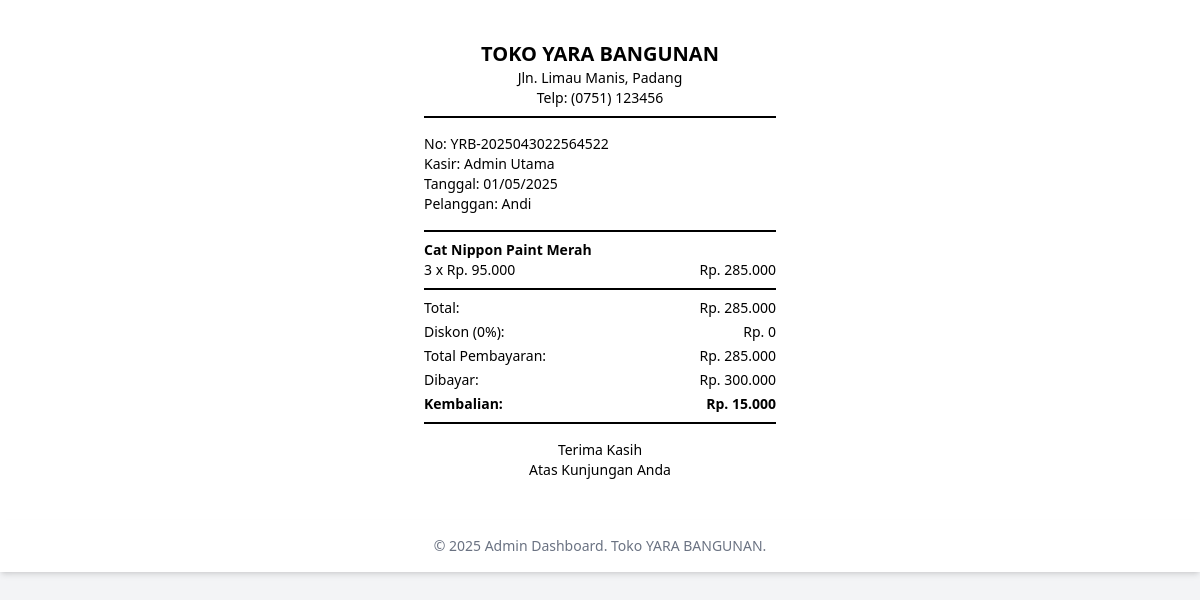
/modul/penjualan/detail.php?id=7 (signed in), run on the app's committed database.
### tables this page shows
CREATE TABLE `penjualan` (
  `id_penjualan` int(11) NOT NULL,
  `no_faktur_penjualan` varchar(50) NOT NULL,
  `id_pelanggan` int(11) DEFAULT NULL,
  `id_pengguna` int(11) NOT NULL,
  `tanggal` date DEFAULT NULL,
  `total_harga` decimal(15,2) DEFAULT 0.00,
  `diskon` decimal(15,2) DEFAULT 0.00,
  `dibayar` decimal(15,2) DEFAULT 0.00,
  `kembalian` decimal(15,2) DEFAULT 0.00,
  `status_dihapus` tinyint(1) DEFAULT 0
);

CREATE TABLE `pengguna` (
  `id_pengguna` int(11) NOT NULL,
  `username_pengguna` varchar(50) NOT NULL,
  `password_pengguna` varchar(255) NOT NULL,
  `nama_lengkap_pengguna` varchar(100) NOT NULL,
  `role_pengguna` enum('admin','kasir','pemilik') NOT NULL,
  `nohp_pengguna` varchar(15) DEFAULT NULL,
  `jenis_kelamin_pengguna` enum('L','P') DEFAULT NULL,
  `alamat_pengguna` text DEFAULT NULL,
  `status_dihapus` tinyint(4) DEFAULT NULL
);

CREATE TABLE `pelanggan` (
  `id_pelanggan` int(11) NOT NULL,
  `nama_pelanggan` varchar(100) NOT NULL,
  `no_hp_pelanggan` varchar(20) DEFAULT NULL,
  `alamat_pelanggan` text DEFAULT NULL,
  `status_dihapus` tinyint(1) DEFAULT 0
);

CREATE TABLE `penjualan_detail` (
  `id_penjualan_detail` int(11) NOT NULL,
  `id_penjualan` int(11) DEFAULT NULL,
  `id_barang` int(11) DEFAULT NULL,
  `qty` int(11) DEFAULT 0,
  `harga_satuan` decimal(15,2) DEFAULT 0.00,
  `harga_modal` decimal(15,2) DEFAULT 0.00,
  `subtotal` decimal(15,2) DEFAULT 0.00,
  `status_dihapus` tinyint(1) DEFAULT 0
);

CREATE TABLE `barang` (
  `id_barang` int(11) NOT NULL,
  `kode_barang` varchar(50) NOT NULL,
  `nama_barang` varchar(100) NOT NULL,
  `kategori_id` int(11) DEFAULT NULL,
  `satuan_id` int(11) DEFAULT NULL,
  `stok` int(11) DEFAULT 0,
  `stok_minimum` int(11) DEFAULT 0,
  `harga_beli` decimal(15,2) DEFAULT 0.00,
  `harga_jual` decimal(15,2) DEFAULT 0.00,
  `deskripsi` text DEFAULT NULL,
  `status_dihapus` tinyint(1) DEFAULT 0
);

### modul/penjualan/detail.php (the view, shortened to what this page needs)
<?php
    include '../../cek_login.php';
?>
<?php include '../../layout/header.php'; ?>
    <main class="flex-1 p-4 sm:p-6 bg-white">
        <?php
            $id_penjualan = (int)$_GET['id'];
            $query = "SELECT p.*, pl.nama_pelanggan, pl.alamat_pelanggan, u.nama_lengkap_pengguna
                     FROM penjualan p
                     LEFT JOIN pelanggan pl ON p.id_pelanggan = pl.id_pelanggan
                     JOIN pengguna u ON p.id_pengguna = u.id_pengguna
                     WHERE p.id_penjualan = $id_penjualan";
            $result = mysqli_query($koneksi, $query);
            $penjualan = mysqli_fetch_assoc($result);
        ?>
        <div class="max-w-sm mx-auto bg-white p-4" id="printArea">
            <div class="text-center mb-4">
                <h1 class="text-xl font-bold">TOKO YARA BANGUNAN</h1>
                <p class="text-sm">Jln. Limau Manis, Padang</p>
                <p class="text-sm">Telp: (0751) 123456</p>
                <div class="border-b-2 border-black my-2"></div>
            </div>
            <div class="text-sm mb-4">
                <p>No: <?php echo $penjualan['no_faktur_penjualan']; ?></p>
                <p>Kasir: <?php echo $penjualan['nama_lengkap_pengguna']; ?></p>
                <p>Tanggal: <?php echo date('d/m/Y', strtotime($penjualan['tanggal'])); ?></p>
                <?php if($penjualan['id_pelanggan']) { ?>
                <p>Pelanggan: <?php echo $penjualan['nama_pelanggan']; ?></p>
                <?php } ?>
            </div>
            <div class="border-b-2 border-black my-2"></div>
            <?php
                $subtotal = 0;
                $query_detail = "SELECT pd.*, b.nama_barang
                               FROM penjualan_detail pd
                               JOIN barang b ON pd.id_barang = b.id_barang
                               WHERE pd.id_penjualan = $id_penjualan";
                $result_detail = mysqli_query($koneksi, $query_detail);
                while($row = mysqli_fetch_assoc($result_detail)) {
            ?>
            <div class="text-sm mb-2">
                <p class="font-bold"><?php echo $row['nama_barang']; ?></p>
                <div class="flex justify-between">
                    <p><?php echo $row['qty'] . ' x Rp. ' . number_format($row['harga_satuan'], 0, ',', '.'); ?></p>
                    <p>Rp. <?php echo number_format($row['subtotal'], 0, ',', '.'); ?></p>
                </div>
            </div>
            <?php
            $subtotal += $row['subtotal'];
            } ?>
            <div class="border-b-2 border-black my-2"></div>
            <div class="text-sm">
                <div class="flex justify-between mb-1">
                    <p>Total:</p>
                    <p>Rp. <?php echo number_format($subtotal, 0, ',', '.'); ?></p>
                </div>
                <div class="flex justify-between mb-1">
                    <p>Diskon (<?php echo number_format($penjualan['diskon']) ?>%):</p>
                    <p>Rp. <?php echo number_format(($penjualan['diskon'] / 100) * $subtotal, 0, ',', '.'); ?></p>
                </div>
                <div class="flex justify-between mb-1">
                    <p>Total Pembayaran:</p>
                    <p>Rp. <?php echo number_format($subtotal - (($penjualan['diskon'] / 100) * $subtotal), 0, ',', '.'); ?></p>
                </div>                <div class="flex justify-between mb-1">
                    <p>Dibayar:</p>
                    <p>Rp. <?php echo number_format($penjualan['dibayar'], 0, ',', '.'); ?></p>
                </div>
                <div class="flex justify-between font-bold">
                    <p>Kembalian:</p>
                    <p>Rp. <?php echo number_format($penjualan['kembalian'], 0, ',', '.'); ?></p>
                </div>
            </div>
            <div class="border-b-2 border-black my-2"></div>
            <div class="text-center text-sm mt-4">
                <p>Terima Kasih</p>
                <p>Atas Kunjungan Anda</p>
            </div>
        </div>
    </main>
<?php include ('../../layout/footer.php'); ?>

### data on the page
penjualan: no_faktur_penjualan "YRB-2025043022564522", id_pengguna.nama_lengkap_pengguna "Admin Utama", tanggal "01/05/2025", id_pelanggan.nama_pelanggan "Andi", diskon "0", ($penjualan['diskon']/100)*$subtotal "0", $subtotal-(($penjualan['diskon']/100)*$subtotal) "285.000", dibayar "300.000", kembalian "15.000"
penjualan_detail: id_barang.nama_barang "Cat Nippon Paint Merah", qty "3", harga_satuan "95.000", subtotal "285.000"

### other printed values
$subtotal "285.000"
